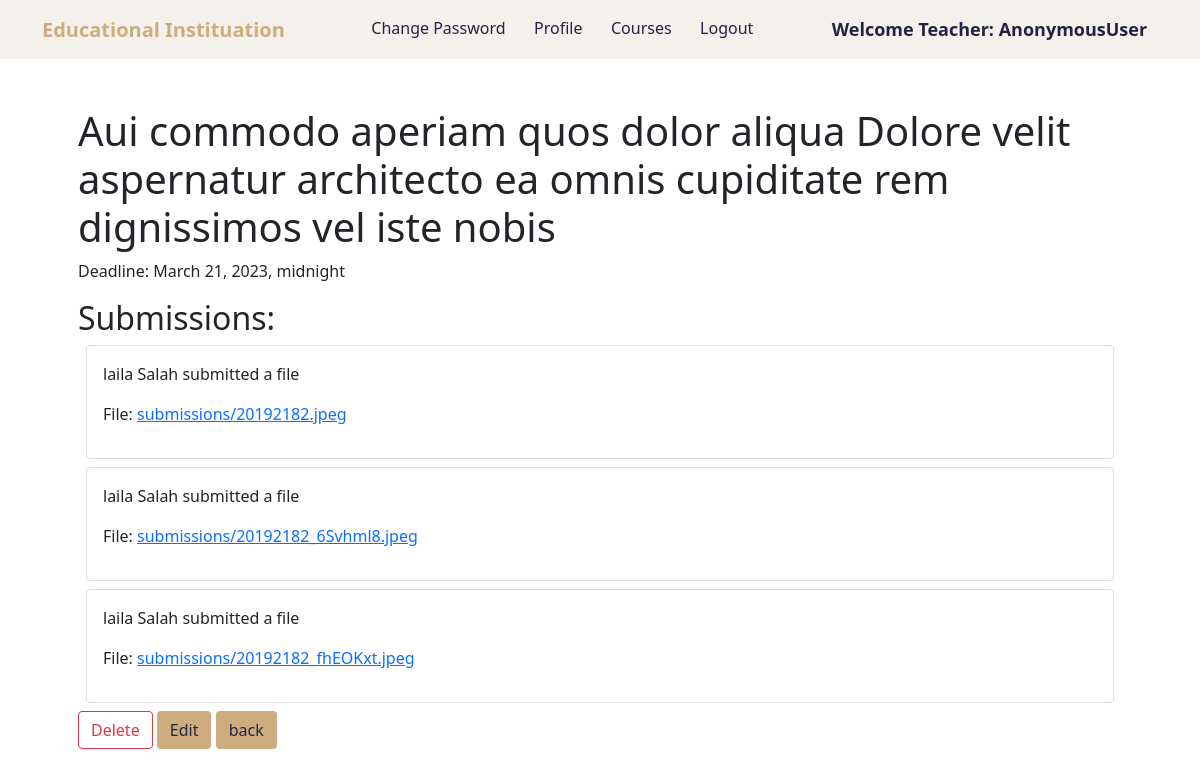
Page /task/1/ on the committed database.
### education/models.py (models this page shows, shortened)
class Task(models.Model):
    course = models.ForeignKey(Course, on_delete=models.CASCADE, related_name='tasks')
    teacher = models.ForeignKey(Teacher, on_delete=models.CASCADE, related_name='tasks_created')
    description = models.TextField(max_length=300)
    deadline = models.DateTimeField()
    has_submission = models.BooleanField(default=False)

class FileSubmission(models.Model):
    task = models.ForeignKey(Task, on_delete=models.CASCADE, related_name='submissions')
    student = models.ForeignKey(Student, on_delete=models.CASCADE, related_name='submissions')
    file = models.FileField(upload_to='submissions/')

class Student(models.Model):
    user = models.OneToOneField(User, on_delete=models.CASCADE)
    student_id = models.CharField(max_length=20, null=True, blank=True)
    full_name = models.CharField(max_length=50,null=True, blank=True)
    image = models.ImageField(upload_to="media", blank=True,null=True)
    phone = models.CharField(max_length=15 ,null=True, blank=True)
    university = models.CharField(max_length=50,null=True , blank=True)
    major = models.CharField(max_length=50 ,null=True , blank=True)
    address = models.CharField(max_length=100 ,null=True , blank=True)
    date_of_birth = models.DateField(null=True , blank=True)
    GENDER_CHOICES = (('male', 'male'),('female', 'female'), )
    gender = models.CharField(max_length=20,choices= GENDER_CHOICES ,null=True , blank=True)

### education/views.py (the view)
# urls.py: path('task/<int:pk>/', TaskDetailView.as_view(), name='task_detail'),
class TaskDetailView(DetailView):
    model = Task
    template_name = 'education/teacher/task_detail.html'
    login_required = True
    def get_context_data(self, **kwargs):
        context = super().get_context_data(**kwargs)
        task = self.object
        context['submissions'] = task.submissions.all()
        return context

### education/templates/education/teacher/task_detail.html (shortened to what this page needs)
{% extends 'education/teacher/teacher_navbar.html' %}
{% block body %}
 <section>
    <div class="container p-5">
        <h1>{{ object.description }}</h1>
        <p>Deadline: {{ object.deadline }}</p>
        <h2>Submissions:</h2>
        {% for submission in submissions %}
            <div class="card p-3 m-2 ">
                <p>{{ submission.student.full_name }} submitted a file  {{ submission.created_at }}</p>
                {% if submission.file %}
                    <p>File: <a href="{{ submission.file.url }}">{{ submission.file.name }}</a></p>
                {% else %}
                    <p>No file submitted yet</p>
                {% endif %}
            </div>
        {% empty %}
            <p>No submissions yet</p>
        {% endfor %}
        <div>
            <a href="{% url 'task_delete' object.id %}" class="btn btn-outline-danger">Delete</a>
            <a href="{% url 'task_edit' object.id %}" class="btn brown-bg dark-blue">Edit</a>
            <a href="{% url 'teacher_course_detail' object.course.id %}" class="btn brown-bg dark-blue">back</a>
        </div>
    </div>
 </section>
{% endblock %}

### landingPage/static/landingPage/style.css (style rules this page uses)
.dark-blue { color: #222344!important; }
.brown-bg { background-color: #CDAD7D !important; }

### rows in the picture
Task: description "Aui commodo aperiam quos dolor aliqua Dolore velit aspernatur architecto ea omnis cupiditate rem dignissimos vel iste nobis", deadline "March 21, 2023, midnight"
FileSubmission: student.full_name "laila Salah", file.name "submissions/20192182.jpeg"
FileSubmission: student.full_name "laila Salah", file.name "submissions/20192182_6Svhml8.jpeg"
FileSubmission: student.full_name "laila Salah", file.name "submissions/20192182_fhEOKxt.jpeg"

### other values in the picture
{{ request.user }} "AnonymousUser"
